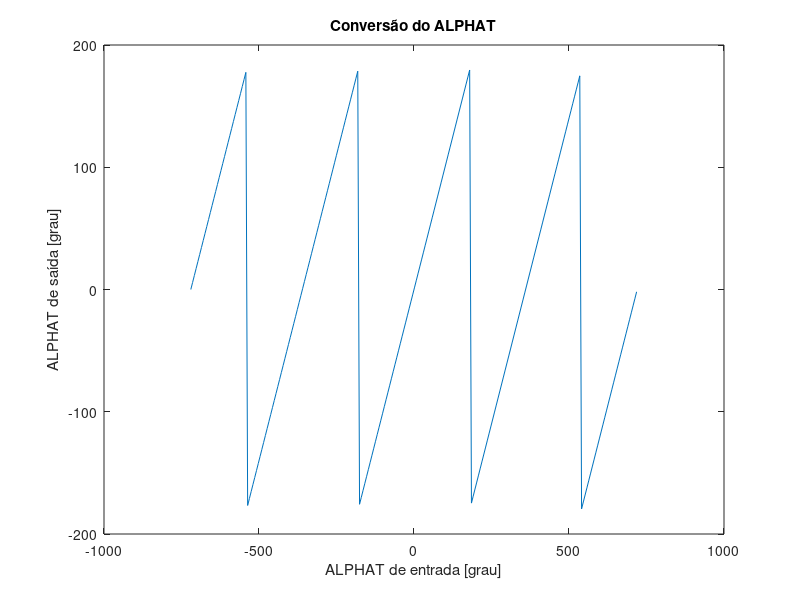

MATLAB code for this plot:
clear,clc
%% Descrição
% Ajuste do ângulo de deriva do centro de massa

ALPHATe = -2*2*pi:0.1:2*2*pi; % Ângulo de deriva de entrada

for i = 1:length(ALPHATe)
    
    met = sin(ALPHATe(i)); 

    if met > 0 % Verifica se esta em quadrantes da esquerda ou direita
        ALPHAT(i) = ALPHATe(i) - floor(ALPHATe(i)/(pi))*(pi);
    else
        ALPHAT(i) = ALPHATe(i) - floor(ALPHATe(i)/(pi))*(pi) - pi;
    end


end

figure(1)
plot(ALPHATe*180/pi,ALPHAT*180/pi)
xlabel('ALPHAT de entrada [grau]')
ylabel('ALPHAT de saída [grau]')
title('Conversão do ALPHAT')